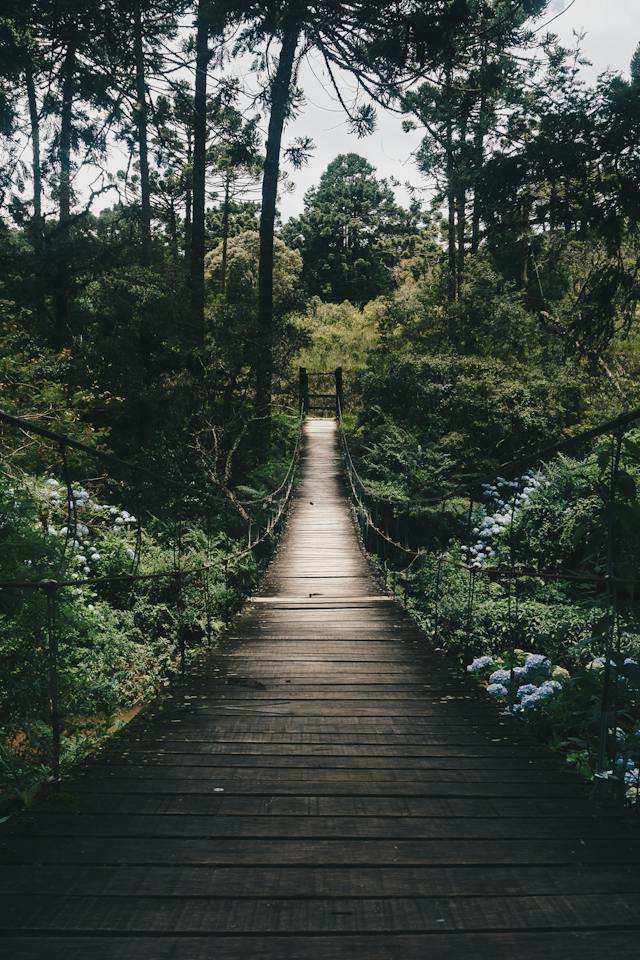
#> input picture youtubePython/ders-7/resim.jpg, 640 x 960 px
$ python temelCizim3.py
#> lines starting #> are read from the running program, lines starting #| are printed output that depends on the picture; after the words box and inside, x2 and y2 are one past the last pixel; in counts of white or black regions, pixels touching at a corner belong together
import cv2

resim = cv2.imread("./resim.jpg")
#> resim is the input picture: shape (960, 640, 3); mean B, G, R 62.5, 69.8, 61.9
#değişken ismi, başlangıç noktası, bitiş noktası, renk, kalınlık
cv2.rectangle(resim,(50,50),(150,150),(255,0,0),5)
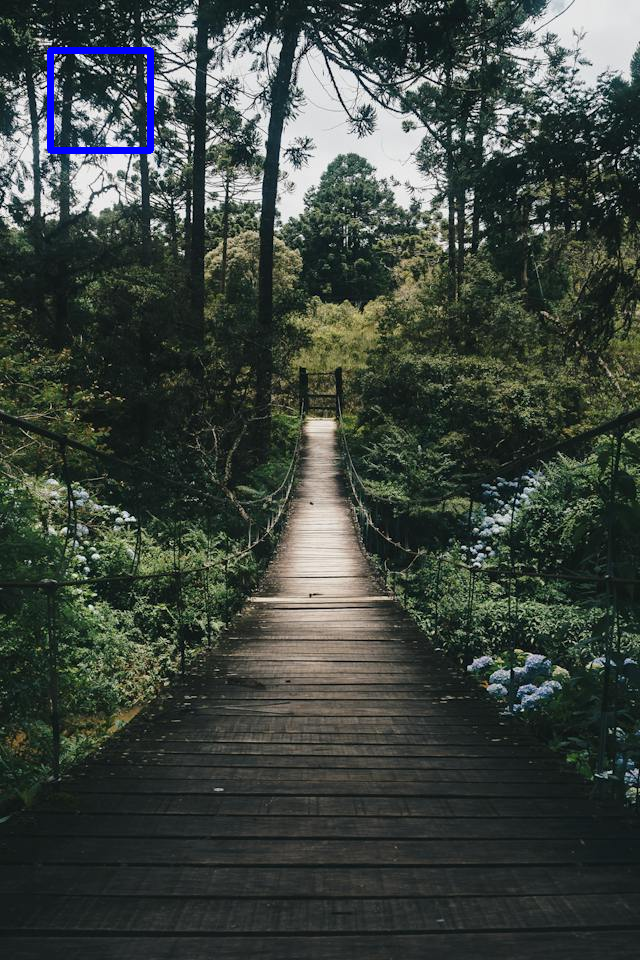
#> resim: shape (960, 640, 3); 0.45% of pixels changed, all inside (x1, y1, x2, y2) = (47, 47, 154, 154)

cv2.imshow("dikdörtgen",resim)
cv2.waitKey(0)
